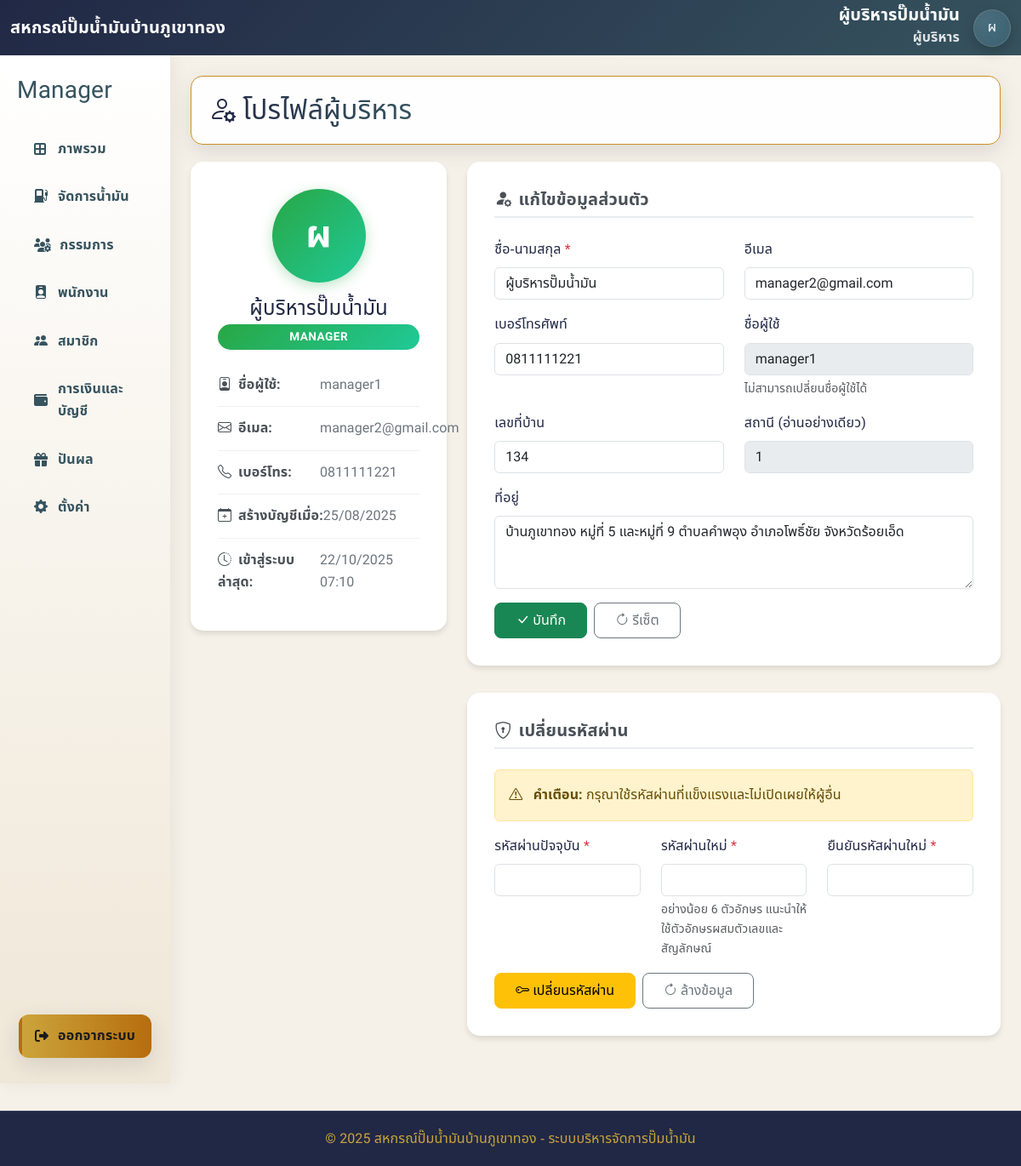
Page /manager/profile.php (signed in) on the earlier database version.
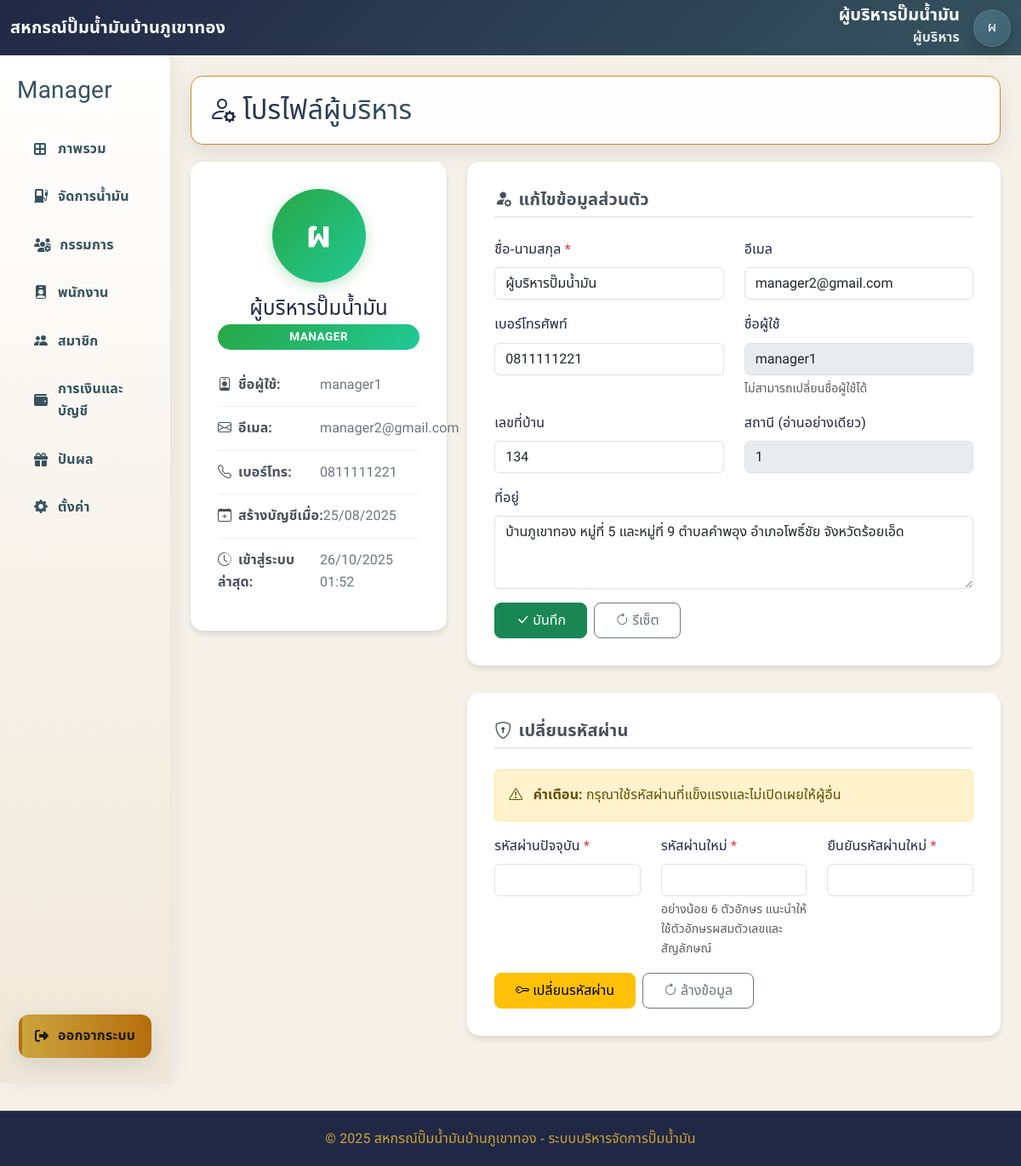
Same page on the later database version.
### tables this page shows
CREATE TABLE `managers` (
  `id` bigint UNSIGNED NOT NULL,
  `user_id` bigint UNSIGNED NOT NULL,
  `station_id` int NOT NULL DEFAULT '1',
  `salary` decimal(12,2) NOT NULL DEFAULT '0.00',
  `performance_score` decimal(5,2) NOT NULL DEFAULT '0.00',
  `access_level` enum('readonly','limited','full') NOT NULL DEFAULT 'readonly',
  `shares` int UNSIGNED NOT NULL DEFAULT '0',
  `house_number` varchar(100) DEFAULT NULL,
  `address` text,
  `created_at` datetime NOT NULL DEFAULT CURRENT_TIMESTAMP,
  `updated_at` timestamp NULL DEFAULT NULL ON UPDATE CURRENT_TIMESTAMP
);

CREATE TABLE `users` (
  `id` bigint UNSIGNED NOT NULL,
  `username` varchar(64) NOT NULL,
  `email` varchar(60) DEFAULT NULL,
  `full_name` varchar(150) NOT NULL,
  `phone` varchar(13) DEFAULT NULL,
  `password_hash` varchar(255) NOT NULL,
  `is_active` tinyint(1) NOT NULL DEFAULT '1',
  `last_login_at` datetime DEFAULT NULL,
  `created_at` datetime NOT NULL DEFAULT CURRENT_TIMESTAMP,
  `updated_at` datetime NOT NULL DEFAULT CURRENT_TIMESTAMP ON UPDATE CURRENT_TIMESTAMP,
  `role` varchar(255) NOT NULL
);

### manager/profile.php (the view, shortened to what the changed rows need)
<?php
try { $pdo->setAttribute(PDO::ATTR_ERRMODE, PDO::ERRMODE_EXCEPTION); } catch (Throwable $e) {}
try {
  $current_role = $_SESSION['role'] ?? 'guest';
} catch (Throwable $e) {
  header('Location: /index/login.php?err=เกิดข้อผิดพลาดของระบบ');
  exit();
}
function column_exists(PDO $pdo, string $table, string $col): bool {
  $stmt = $pdo->prepare("
    SELECT COUNT(*)
    FROM information_schema.columns
    WHERE table_schema = DATABASE() AND table_name = :t AND column_name = :c
  ");
  $stmt->execute([':t'=>$table, ':c'=>$col]);
  return (int)$stmt->fetchColumn() > 0;
}
function table_exists(PDO $pdo, string $table): bool {
  $stmt = $pdo->prepare("
    SELECT COUNT(*)
    FROM information_schema.tables
    WHERE table_schema = DATABASE() AND table_name = :t
  ");
  $stmt->execute([':t'=>$table]);
  return (int)$stmt->fetchColumn() > 0;
}
function get_station_id(PDO $pdo): int {
  try {
    $v = $pdo->query("SELECT setting_value FROM settings WHERE setting_name='station_id' LIMIT 1")->fetchColumn();
    return (int)($v ?: 1);
  } catch (Throwable $e) { return 1; }
}
$DEFAULT_STATION_ID = get_station_id($pdo);
$role_th_map = [
  'admin'=>'ผู้ดูแลระบบ', 'manager'=>'ผู้บริหาร',
  'employee'=>'พนักงาน', 'member'=>'สมาชิกสหกรณ์', 'committee'=>'กรรมการ'
];
$current_role_th = $role_th_map[$current_role] ?? 'ผู้ใช้งาน';
$HAS_USERS_LASTLOGIN = column_exists($pdo, 'users', 'last_login_at')
  ? 'last_login_at' : (column_exists($pdo, 'users', 'last_login') ? 'last_login' : null);
$HAS_MANAGERS = table_exists($pdo, 'managers');
$HAS_MANAGER_ADDRESS = $HAS_MANAGERS && column_exists($pdo, 'managers', 'address');
$HAS_MANAGER_HOUSE   = $HAS_MANAGERS && column_exists($pdo, 'managers', 'house_number');
$user_data = [
  'id'=>null, 'username'=>'', 'full_name'=>'', 'email'=>'', 'phone'=>'',
  'created_at'=>null, 'updated_at'=>null, 'last_login_at'=>null, 'role'=>'manager',
  'address'=>'', 'house_number'=>'', 'station_id'=>$DEFAULT_STATION_ID
];
try {
  $select = [
    "u.id","u.username","u.full_name","u.email","u.phone",
    "u.created_at","u.updated_at","u.role"
  ];
  if ($HAS_USERS_LASTLOGIN) $select[] = "u.{$HAS_USERS_LASTLOGIN} AS last_login_at";
  $joinManagers = '';
  if ($HAS_MANAGERS) {
    if ($HAS_MANAGER_ADDRESS) $select[] = "m.address AS manager_address";
    if ($HAS_MANAGER_HOUSE)   $select[] = "m.house_number AS manager_house_number";
    $select[] = "m.station_id AS manager_station_id";
    $joinManagers = " LEFT JOIN managers m ON m.user_id = u.id ";
  }
  $sql = "SELECT ".implode(',', $select)." FROM users u {$joinManagers}
          WHERE u.id = :id AND u.role='manager' LIMIT 1";
  $stmt = $pdo->prepare($sql);
  $stmt->execute([':id'=>$_SESSION['user_id']]);
  $row = $stmt->fetch(PDO::FETCH_ASSOC);
  $user_data = array_merge($user_data, $row);
  if ($HAS_MANAGERS) {
    if ($HAS_MANAGER_ADDRESS) $user_data['address'] = $row['manager_address'] ?? '';
    if ($HAS_MANAGER_HOUSE)   $user_data['house_number'] = $row['manager_house_number'] ?? '';
    if (isset($row['manager_station_id'])) $user_data['station_id'] = (int)$row['manager_station_id'];
  }
} catch (Throwable $e) {
  $error_msg = 'เกิดข้อผิดพลาดในการดึงข้อมูล';
}
$current_name = $user_data['full_name'] ?? 'ผู้บริหาร';
$avatar_text = mb_substr($current_name, 0, 1, 'UTF-8');
?>
<!DOCTYPE html>
<html lang="th">
<head>
  <link href="https://cdn.jsdelivr.net/npm/bootstrap@5.3.2/dist/css/bootstrap.min.css" rel="stylesheet" />
  <link href="https://cdn.jsdelivr.net/npm/bootstrap-icons@1.10.5/font/bootstrap-icons.css" rel="stylesheet">
  <link rel="stylesheet" href="../assets/css/admin_dashboard.css" />
  <link rel="stylesheet" href="https://cdnjs.cloudflare.com/ajax/libs/font-awesome/6.5.2/css/all.min.css" />
</head>
<body>
  <nav class="navbar navbar-dark bg-primary">
    <div class="container-fluid">
      <div class="d-flex align-items-center gap-3 ms-auto">
        <div class="nav-identity text-end d-none d-sm-block">
          <div class="nav-name"><?= htmlspecialchars($current_name) ?></div>
          <div class="nav-sub"><?= htmlspecialchars($current_role_th) ?></div>
        </div>
        <a href="profile.php" class="avatar-circle text-decoration-none"><?= htmlspecialchars($avatar_text) ?></a>
      </div>
    </div>
  </nav>
  <div class="container-fluid">
    <div class="row">
      <main class="col-md-9 col-lg-10 p-4 fade-in">
        <div class="main-header"><h2><i class="bi bi-person-gear me-2"></i>โปรไฟล์ผู้บริหาร</h2></div>
        <div class="row">
          <div class="col-lg-4">
            <div class="profile-section">
              <div class="text-center">
                <div class="profile-avatar"><?= htmlspecialchars(mb_substr($user_data['full_name'] ?? 'ผ', 0, 1, 'UTF-8')) ?></div>
                <h4 class="mb-1"><?= htmlspecialchars($user_data['full_name'] ?? 'ไม่ระบุ') ?></h4>
                <div class="manager-badge mb-3">MANAGER</div>
              </div>
              <div class="info-row">
                <span class="info-label"><i class="bi bi-person-badge me-2"></i>ชื่อผู้ใช้:</span>
                <span class="info-value"><?= htmlspecialchars($user_data['username'] ?? 'ไม่ระบุ') ?></span>
              </div>
              <div class="info-row">
                <span class="info-label"><i class="bi bi-envelope me-2"></i>อีเมล:</span>
                <span class="info-value"><?= htmlspecialchars($user_data['email'] ?? 'ไม่ระบุ') ?></span>
              </div>
              <div class="info-row">
                <span class="info-label"><i class="bi bi-telephone me-2"></i>เบอร์โทร:</span>
                <span class="info-value"><?= htmlspecialchars($user_data['phone'] ?? 'ไม่ระบุ') ?></span>
              </div>
              <div class="info-row">
                <span class="info-label"><i class="bi bi-calendar-plus me-2"></i>สร้างบัญชีเมื่อ:</span>
                <span class="info-value">
                  <?= !empty($user_data['created_at']) ? date('d/m/Y', strtotime($user_data['created_at'])) : 'ไม่ระบุ' ?>
                </span>
              </div>
              <div class="info-row">
                <span class="info-label"><i class="bi bi-clock-history me-2"></i>เข้าสู่ระบบล่าสุด:</span>
                <span class="info-value">
                  <?php
                    $ll = $user_data['last_login_at'] ?? null;
                    echo !empty($ll) ? date('d/m/Y H:i', strtotime($ll)) : 'ไม่ระบุ';
                  ?>
                </span>
              </div>
            </div>
          </div>
          <div class="col-lg-8">
            <div class="form-section">
              <form method="POST" action="">
                <div class="row">
                  <div class="col-md-6 mb-3">
                    <label for="full_name" class="form-label">ชื่อ-นามสกุล <span class="text-danger">*</span></label>
                    <input type="text" class="form-control" id="full_name" name="full_name"
                           value="<?= htmlspecialchars($user_data['full_name'] ?? '') ?>" required>
                  </div>
                  <div class="col-md-6 mb-3">
                    <label for="email" class="form-label">อีเมล</label>
                    <input type="email" class="form-control" id="email" name="email"
                           value="<?= htmlspecialchars($user_data['email'] ?? '') ?>">
                  </div>
                </div>
                <div class="row">
                  <div class="col-md-6 mb-3">
                    <label for="phone" class="form-label">เบอร์โทรศัพท์</label>
                    <input type="text" class="form-control" id="phone" name="phone"
                           value="<?= htmlspecialchars($user_data['phone'] ?? '') ?>">
                  </div>
                  <div class="col-md-6 mb-3">
                    <label for="username_display" class="form-label">ชื่อผู้ใช้</label>
                    <input type="text" class="form-control" id="username_display"
                           value="<?= htmlspecialchars($user_data['username'] ?? '') ?>" disabled>
                    <div class="form-text">ไม่สามารถเปลี่ยนชื่อผู้ใช้ได้</div>
                  </div>
                </div>
                <div class="row">
                  <div class="col-md-6 mb-3">
                    <label for="house_number" class="form-label">เลขที่บ้าน</label>
                    <input type="text" class="form-control" id="house_number" name="house_number"
                           value="<?= htmlspecialchars($user_data['house_number'] ?? '') ?>" <?= $HAS_MANAGERS ? '' : 'disabled' ?>>
                  </div>
                  <div class="col-md-6 mb-3">
                    <label for="station_id" class="form-label">สถานี (อ่านอย่างเดียว)</label>
                    <input type="text" class="form-control" id="station_id"
                           value="<?= htmlspecialchars((string)($user_data['station_id'] ?? $DEFAULT_STATION_ID)) ?>" disabled>
                  </div>
                </div>
                <div class="mb-3">
                  <label for="address" class="form-label">ที่อยู่</label>
                  <textarea class="form-control" id="address" name="address" rows="3" <?= $HAS_MANAGERS ? '' : 'disabled' ?>><?= htmlspecialchars($user_data['address'] ?? '') ?></textarea>
                </div>
              </form>
            </div>
          </div>
        </div>
      </main>
    </div>
  </div>
</body>
</html>

Differences in the rows shown:
changed managers "บ้านภูเขาทอง หมู่ที่ 5 และหมู่ที่ 9 ตำบลคำพอุง อำเภอโพธิ์ชัย จังหวัดร้อยเอ็ด": user.last_login_at "22/10/2025 07:10" → "26/10/2025 01:52"
